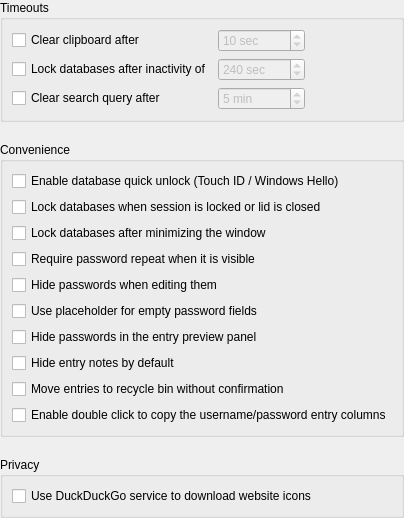
<?xml version="1.0" encoding="UTF-8"?>
<ui version="4.0">
 <class>ApplicationSettingsWidgetSecurity</class>
 <widget class="QWidget" name="ApplicationSettingsWidgetSecurity">
  <property name="geometry">
   <rect>
    <x>0</x>
    <y>0</y>
    <width>364</width>
    <height>493</height>
   </rect>
  </property>
  <layout class="QVBoxLayout" name="verticalLayout">
   <property name="spacing">
    <number>20</number>
   </property>
   <property name="leftMargin">
    <number>0</number>
   </property>
   <property name="topMargin">
    <number>0</number>
   </property>
   <property name="rightMargin">
    <number>0</number>
   </property>
   <property name="bottomMargin">
    <number>0</number>
   </property>
   <item>
    <widget class="QGroupBox" name="groupBox">
     <property name="title">
      <string>Timeouts</string>
     </property>
     <layout class="QGridLayout" name="gridLayout" columnstretch="0,0,0">
      <item row="1" column="1">
       <widget class="QSpinBox" name="lockDatabaseIdleSpinBox">
        <property name="enabled">
         <bool>false</bool>
        </property>
        <property name="sizePolicy">
         <sizepolicy hsizetype="Expanding" vsizetype="Fixed">
          <horstretch>0</horstretch>
          <verstretch>0</verstretch>
         </sizepolicy>
        </property>
        <property name="accessibleName">
         <string>Database lock timeout seconds</string>
        </property>
        <property name="suffix">
         <string comment="Seconds"> sec</string>
        </property>
        <property name="minimum">
         <number>10</number>
        </property>
        <property name="maximum">
         <number>43200</number>
        </property>
        <property name="value">
         <number>240</number>
        </property>
       </widget>
      </item>
      <item row="0" column="0">
       <widget class="QCheckBox" name="clearClipboardCheckBox">
        <property name="text">
         <string>Clear clipboard after</string>
        </property>
       </widget>
      </item>
      <item row="2" column="0">
       <widget class="QCheckBox" name="clearSearchCheckBox">
        <property name="text">
         <string>Clear search query after</string>
        </property>
       </widget>
      </item>
      <item row="2" column="1">
       <widget class="QSpinBox" name="clearSearchSpinBox">
        <property name="enabled">
         <bool>false</bool>
        </property>
        <property name="sizePolicy">
         <sizepolicy hsizetype="Expanding" vsizetype="Fixed">
          <horstretch>0</horstretch>
          <verstretch>0</verstretch>
         </sizepolicy>
        </property>
        <property name="suffix">
         <string comment="Minutes"> min</string>
        </property>
        <property name="minimum">
         <number>1</number>
        </property>
        <property name="maximum">
         <number>1440</number>
        </property>
        <property name="value">
         <number>5</number>
        </property>
        <property name="displayIntegerBase">
         <number>10</number>
        </property>
       </widget>
      </item>
      <item row="0" column="1">
       <widget class="QSpinBox" name="clearClipboardSpinBox">
        <property name="enabled">
         <bool>false</bool>
        </property>
        <property name="sizePolicy">
         <sizepolicy hsizetype="Expanding" vsizetype="Fixed">
          <horstretch>0</horstretch>
          <verstretch>0</verstretch>
         </sizepolicy>
        </property>
        <property name="accessibleName">
         <string>Clipboard clear seconds</string>
        </property>
        <property name="suffix">
         <string comment="Seconds"> sec</string>
        </property>
        <property name="minimum">
         <number>1</number>
        </property>
        <property name="maximum">
         <number>999</number>
        </property>
        <property name="value">
         <number>10</number>
        </property>
       </widget>
      </item>
      <item row="0" column="2">
       <spacer name="horizontalSpacer">
        <property name="orientation">
         <enum>Qt::Horizontal</enum>
        </property>
        <property name="sizeHint" stdset="0">
         <size>
          <width>40</width>
          <height>20</height>
         </size>
        </property>
       </spacer>
      </item>
      <item row="1" column="0">
       <widget class="QCheckBox" name="lockDatabaseIdleCheckBox">
        <property name="sizePolicy">
         <sizepolicy hsizetype="Minimum" vsizetype="Fixed">
          <horstretch>0</horstretch>
          <verstretch>0</verstretch>
         </sizepolicy>
        </property>
        <property name="text">
         <string>Lock databases after inactivity of</string>
        </property>
       </widget>
      </item>
     </layout>
    </widget>
   </item>
   <item>
    <widget class="QGroupBox" name="groupBox_2">
     <property name="title">
      <string>Convenience</string>
     </property>
     <layout class="QVBoxLayout" name="verticalLayout_2">
      <item>
       <widget class="QCheckBox" name="quickUnlockCheckBox">
        <property name="text">
         <string>Enable database quick unlock (Touch ID / Windows Hello)</string>
        </property>
       </widget>
      </item>
      <item>
       <widget class="QCheckBox" name="lockDatabaseOnScreenLockCheckBox">
        <property name="text">
         <string>Lock databases when session is locked or lid is closed</string>
        </property>
       </widget>
      </item>
      <item>
       <widget class="QCheckBox" name="lockDatabaseMinimizeCheckBox">
        <property name="text">
         <string>Lock databases after minimizing the window</string>
        </property>
       </widget>
      </item>
      <item>
       <widget class="QCheckBox" name="passwordsRepeatVisibleCheckBox">
        <property name="text">
         <string>Require password repeat when it is visible</string>
        </property>
       </widget>
      </item>
      <item>
       <widget class="QCheckBox" name="passwordsHiddenCheckBox">
        <property name="text">
         <string>Hide passwords when editing them</string>
        </property>
       </widget>
      </item>
      <item>
       <widget class="QCheckBox" name="passwordShowDotsCheckBox">
        <property name="text">
         <string>Use placeholder for empty password fields</string>
        </property>
       </widget>
      </item>
      <item>
       <widget class="QCheckBox" name="passwordPreviewCleartextCheckBox">
        <property name="text">
         <string>Hide passwords in the entry preview panel</string>
        </property>
       </widget>
      </item>
      <item>
       <widget class="QCheckBox" name="hideNotesCheckBox">
        <property name="text">
         <string>Hide entry notes by default</string>
        </property>
       </widget>
      </item>
      <item>
       <widget class="QCheckBox" name="NoConfirmMoveEntryToRecycleBinCheckBox">
        <property name="text">
         <string>Move entries to recycle bin without confirmation</string>
        </property>
       </widget>
      </item>
      <item>
       <widget class="QCheckBox" name="EnableCopyOnDoubleClickCheckBox">
        <property name="text">
         <string>Enable double click to copy the username/password entry columns</string>
        </property>
       </widget>
      </item>
     </layout>
    </widget>
   </item>
   <item>
    <widget class="QGroupBox" name="privacy">
     <property name="title">
      <string>Privacy</string>
     </property>
     <layout class="QVBoxLayout" name="verticalLayout_3">
      <item>
       <widget class="QCheckBox" name="fallbackToSearch">
        <property name="text">
         <string>Use DuckDuckGo service to download website icons</string>
        </property>
       </widget>
      </item>
     </layout>
    </widget>
   </item>
   <item>
    <spacer name="verticalSpacer_2">
     <property name="orientation">
      <enum>Qt::Vertical</enum>
     </property>
     <property name="sizeType">
      <enum>QSizePolicy::Expanding</enum>
     </property>
     <property name="sizeHint" stdset="0">
      <size>
       <width>20</width>
       <height>30</height>
      </size>
     </property>
    </spacer>
   </item>
  </layout>
 </widget>
 <tabstops>
  <tabstop>clearClipboardCheckBox</tabstop>
  <tabstop>clearClipboardSpinBox</tabstop>
  <tabstop>lockDatabaseIdleCheckBox</tabstop>
  <tabstop>lockDatabaseIdleSpinBox</tabstop>
  <tabstop>clearSearchCheckBox</tabstop>
  <tabstop>clearSearchSpinBox</tabstop>
  <tabstop>lockDatabaseOnScreenLockCheckBox</tabstop>
  <tabstop>lockDatabaseMinimizeCheckBox</tabstop>
  <tabstop>passwordsRepeatVisibleCheckBox</tabstop>
  <tabstop>passwordsHiddenCheckBox</tabstop>
  <tabstop>passwordShowDotsCheckBox</tabstop>
  <tabstop>passwordPreviewCleartextCheckBox</tabstop>
  <tabstop>hideNotesCheckBox</tabstop>
  <tabstop>fallbackToSearch</tabstop>
 </tabstops>
 <resources/>
 <connections/>
</ui>
